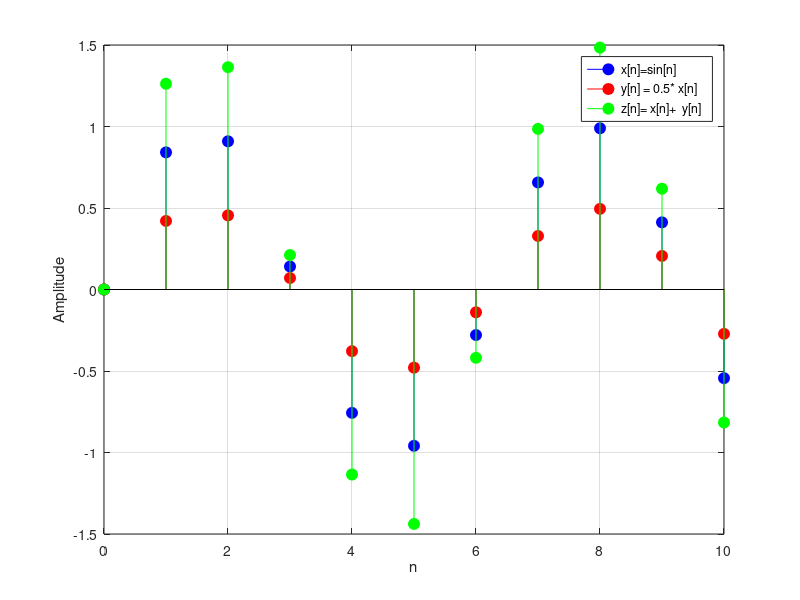

Here is the MATLAB script that generated this plot:
n = 0:10
x = sin(n)
y=0.5 * x;
disp('Sequence x(n) = sin(n)');
disp(x)
disp('Scaled sequence y(n) = 0.5* x(n):');
disp(y);

z = x +y;
disp('Sum of sequences z(n)=x(n)+y(n)');
disp(z);

%Plot the sequences
figure;
stem(n, x, 'b', 'filled', 'MarkerSize', 8, 'DisplayName', 'x[n]=sin[n]');
hold on;
stem(n, y, 'r', 'filled', 'MarkerSize', 8, 'DisplayName', 'y[n] = 0.5* x[n]');
stem(n, z, 'g', 'filled', 'MarkerSize', 8, 'DisplayName', 'z[n]= x[n]+  y[n]');
xlabel('n');
ylabel('Amplitude');
legend;
grid on;


